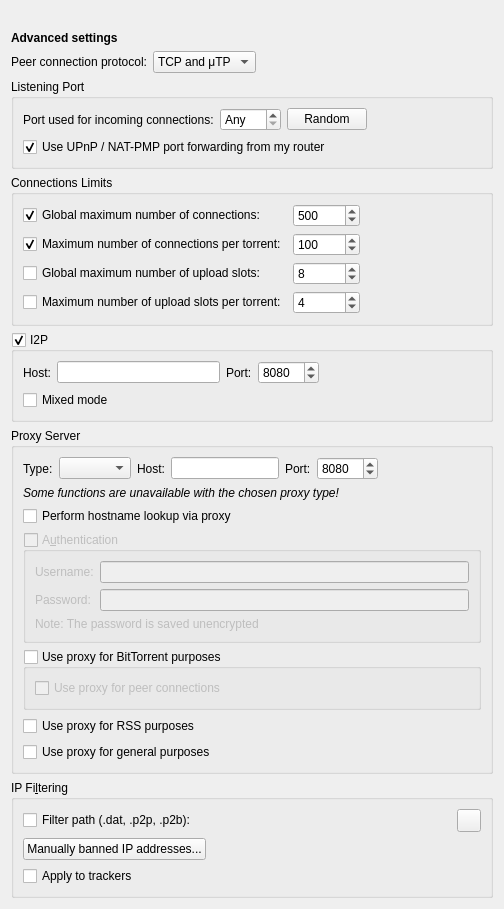
          <widget class="QWidget" name="scrollAreaWidgetContents_3">
           <property name="geometry">
            <rect>
             <x>0</x>
             <y>0</y>
             <width>504</width>
             <height>848</height>
            </rect>
           </property>
           <layout class="QVBoxLayout" name="verticalLayout_20">
            <item>
             <spacer name="verticalLayout_20AdvancedGap">
              <property name="orientation">
               <enum>Qt::Orientation::Vertical</enum>
              </property>
              <property name="sizeType">
               <enum>QSizePolicy::Policy::Fixed</enum>
              </property>
              <property name="sizeHint" stdset="0">
               <size>
                <width>20</width>
                <height>20</height>
               </size>
              </property>
             </spacer>
            </item>
            <item>
             <widget class="QLabel" name="verticalLayout_20AdvancedHeading">
              <property name="font">
               <font>
                <bold>true</bold>
               </font>
              </property>
              <property name="text">
               <string>Advanced settings</string>
              </property>
             </widget>
            </item>
            <item>
             <layout class="QHBoxLayout" name="horizontalLayout_12">
              <item>
               <widget class="QLabel" name="label_24">
                <property name="text">
                 <string>Peer connection protocol:</string>
                </property>
               </widget>
              </item>
              <item>
               <widget class="QComboBox" name="comboProtocol">
                <item>
                 <property name="text">
                  <string>TCP and μTP</string>
                 </property>
                </item>
                <item>
                 <property name="text">
                  <string notr="true">TCP</string>
                 </property>
                </item>
                <item>
                 <property name="text">
                  <string notr="true">μTP</string>
                 </property>
                </item>
               </widget>
              </item>
              <item>
               <spacer name="horizontalSpacer_23">
                <property name="orientation">
                 <enum>Qt::Orientation::Horizontal</enum>
                </property>
                <property name="sizeHint" stdset="0">
                 <size>
                  <width>40</width>
                  <height>20</height>
                 </size>
                </property>
               </spacer>
              </item>
             </layout>
            </item>
            <item>
             <widget class="QGroupBox" name="ListeningPortBox">
              <property name="title">
               <string>Listening Port</string>
              </property>
              <layout class="QVBoxLayout" name="listeningPortLayout">
               <item>
                <layout class="QHBoxLayout" name="listeningPortLayout2">
                 <item>
                  <widget class="QLabel" name="lbl_ports">
                   <property name="text">
                    <string>Port used for incoming connections:</string>
                   </property>
                  </widget>
                 </item>
                 <item>
                  <widget class="QSpinBox" name="spinPort">
                   <property name="toolTip">
                    <string>Set to 0 to let your system pick an unused port</string>
                   </property>
                   <property name="specialValueText">
                    <string>Any</string>
                   </property>
                   <property name="maximum">
                    <number>65535</number>
                   </property>
                  </widget>
                 </item>
                 <item>
                  <widget class="QPushButton" name="randomButton">
                   <property name="text">
                    <string>Random</string>
                   </property>
                  </widget>
                 </item>
                 <item>
                  <spacer name="horizontalSpacer_4">
                   <property name="orientation">
                    <enum>Qt::Orientation::Horizontal</enum>
                   </property>
                   <property name="sizeHint" stdset="0">
                    <size>
                     <width>40</width>
                     <height>20</height>
                    </size>
                   </property>
                  </spacer>
                 </item>
                </layout>
               </item>
               <item>
                <widget class="QCheckBox" name="checkUPnP">
                 <property name="text">
                  <string>Use UPnP / NAT-PMP port forwarding from my router</string>
                 </property>
                 <property name="checked">
                  <bool>true</bool>
                 </property>
                </widget>
               </item>
              </layout>
             </widget>
            </item>
            <item>
             <widget class="QGroupBox" name="nbConnecBox">
              <property name="title">
               <string>Connections Limits</string>
              </property>
              <layout class="QGridLayout" name="gridLayout">
               <item row="0" column="0">
                <widget class="QCheckBox" name="checkMaxConnections">
                 <property name="text">
                  <string>Global maximum number of connections:</string>
                 </property>
                 <property name="checked">
                  <bool>true</bool>
                 </property>
                </widget>
               </item>
               <item row="0" column="1">
                <widget class="QSpinBox" name="spinMaxConnec">
                 <property name="enabled">
                  <bool>true</bool>
                 </property>
                 <property name="minimum">
                  <number>2</number>
                 </property>
                 <property name="maximum">
                  <number>2147483647</number>
                 </property>
                 <property name="value">
                  <number>500</number>
                 </property>
                </widget>
               </item>
               <item row="0" column="2">
                <spacer name="horizontalSpacer_3">
                 <property name="orientation">
                  <enum>Qt::Orientation::Horizontal</enum>
                 </property>
                 <property name="sizeHint" stdset="0">
                  <size>
                   <width>40</width>
                   <height>20</height>
                  </size>
                 </property>
                </spacer>
               </item>
               <item row="1" column="0">
                <widget class="QCheckBox" name="checkMaxConnectionsPerTorrent">
                 <property name="text">
                  <string>Maximum number of connections per torrent:</string>
                 </property>
                 <property name="checked">
                  <bool>true</bool>
                 </property>
                </widget>
               </item>
               <item row="1" column="1">
                <widget class="QSpinBox" name="spinMaxConnecPerTorrent">
                 <property name="minimum">
                  <number>2</number>
                 </property>
                 <property name="maximum">
                  <number>2147483647</number>
                 </property>
                 <property name="value">
                  <number>100</number>
                 </property>
                </widget>
               </item>
               <item row="2" column="0">
                <widget class="QCheckBox" name="checkMaxUploads">
                 <property name="text">
                  <string>Global maximum number of upload slots:</string>
                 </property>
                </widget>
               </item>
               <item row="2" column="1">
                <widget class="QSpinBox" name="spinMaxUploads">
                 <property name="maximum">
                  <number>2147483647</number>
                 </property>
                 <property name="value">
                  <number>8</number>
                 </property>
                </widget>
               </item>
               <item row="3" column="0">
                <widget class="QCheckBox" name="checkMaxUploadsPerTorrent">
                 <property name="text">
                  <string>Maximum number of upload slots per torrent:</string>
                 </property>
                </widget>
               </item>
               <item row="3" column="1">
                <widget class="QSpinBox" name="spinMaxUploadsPerTorrent">
                 <property name="maximum">
                  <number>2147483647</number>
                 </property>
                 <property name="value">
                  <number>4</number>
                 </property>
                </widget>
               </item>
              </layout>
             </widget>
            </item>
            <item>
             <widget class="QGroupBox" name="groupI2P">
              <property name="title">
               <string>I2P</string>
              </property>
              <property name="checkable">
               <bool>true</bool>
              </property>
              <property name="checked">
               <bool>true</bool>
              </property>
              <layout class="QVBoxLayout" name="verticalLayout_40">
               <item>
                <layout class="QHBoxLayout" name="i2pLayout">
                 <item>
                  <widget class="QLabel" name="labelI2PHost">
                   <property name="text">
                    <string>Host:</string>
                   </property>
                  </widget>
                 </item>
                 <item>
                  <widget class="QLineEdit" name="textI2PHost"/>
                 </item>
                 <item>
                  <widget class="QLabel" name="labelI2PPort">
                   <property name="text">
                    <string>Port:</string>
                   </property>
                  </widget>
                 </item>
                 <item>
                  <widget class="QSpinBox" name="spinI2PPort">
                   <property name="minimum">
                    <number>1</number>
                   </property>
                   <property name="maximum">
                    <number>65535</number>
                   </property>
                   <property name="value">
                    <number>8080</number>
                   </property>
                  </widget>
                 </item>
                 <item>
                  <spacer name="horizontalSpacer_22">
                   <property name="orientation">
                    <enum>Qt::Orientation::Horizontal</enum>
                   </property>
                   <property name="sizeHint" stdset="0">
                    <size>
                     <width>40</width>
                     <height>20</height>
                    </size>
                   </property>
                  </spacer>
                 </item>
                </layout>
               </item>
               <item>
                <widget class="QCheckBox" name="checkI2PMixed">
                 <property name="toolTip">
                  <string>&lt;html&gt;&lt;head/&gt;&lt;body&gt;&lt;p&gt;If &quot;mixed mode&quot; is enabled I2P torrents are allowed to also get peers from other sources than the tracker, and connect to regular IPs, not providing any anonymization. This may be useful if the user is not interested in the anonymization of I2P, but still wants to be able to connect to I2P peers.&lt;/p&gt;&lt;/body&gt;&lt;/html&gt;</string>
                 </property>
                 <property name="text">
                  <string>Mixed mode</string>
                 </property>
                </widget>
               </item>
              </layout>
             </widget>
            </item>
            <item>
             <widget class="QGroupBox" name="groupProxy">
              <property name="enabled">
               <bool>true</bool>
              </property>
              <property name="title">
               <string>Proxy Server</string>
              </property>
              <layout class="QVBoxLayout" name="verticalLayout_29">
               <item>
                <layout class="QHBoxLayout" name="proxyTypeLayout">
                 <item>
                  <widget class="QLabel" name="ProxyType_lbl">
                   <property name="text">
                    <string>Type:</string>
                   </property>
                  </widget>
                 </item>
                 <item>
                  <widget class="QComboBox" name="comboProxyType"/>
                 </item>
                 <item>
                  <widget class="QLabel" name="lblProxyIP">
                   <property name="text">
                    <string>Host:</string>
                   </property>
                  </widget>
                 </item>
                 <item>
                  <widget class="QLineEdit" name="textProxyIP"/>
                 </item>
                 <item>
                  <widget class="QLabel" name="lblProxyPort">
                   <property name="text">
                    <string>Port:</string>
                   </property>
                  </widget>
                 </item>
                 <item>
                  <widget class="QSpinBox" name="spinProxyPort">
                   <property name="minimum">
                    <number>1</number>
                   </property>
                   <property name="maximum">
                    <number>65535</number>
                   </property>
                   <property name="value">
                    <number>8080</number>
                   </property>
                  </widget>
                 </item>
                 <item>
                  <spacer name="horizontalSpacer_24">
                   <property name="orientation">
                    <enum>Qt::Orientation::Horizontal</enum>
                   </property>
                   <property name="sizeHint" stdset="0">
                    <size>
                     <width>20</width>
                     <height>20</height>
                    </size>
                   </property>
                  </spacer>
                 </item>
                </layout>
               </item>
               <item>
                <widget class="QLabel" name="labelProxyTypeUnavailable">
                 <property name="font">
                  <font>
                   <italic>true</italic>
                  </font>
                 </property>
                 <property name="text">
                  <string>Some functions are unavailable with the chosen proxy type!</string>
                 </property>
                </widget>
               </item>
               <item>
                <widget class="QCheckBox" name="checkProxyHostnameLookup">
                 <property name="toolTip">
                  <string>If checked, hostname lookups are done via the proxy</string>
                 </property>
                 <property name="text">
                  <string>Perform hostname lookup via proxy</string>
                 </property>
                </widget>
               </item>
               <item>
                <widget class="QGroupBox" name="checkProxyAuth">
                 <property name="enabled">
                  <bool>false</bool>
                 </property>
                 <property name="title">
                  <string>A&amp;uthentication</string>
                 </property>
                 <property name="checkable">
                  <bool>true</bool>
                 </property>
                 <property name="checked">
                  <bool>false</bool>
                 </property>
                 <layout class="QVBoxLayout" name="verticalLayout_24">
                  <item>
                   <layout class="QGridLayout" name="gridLayout_12">
                    <item row="0" column="0">
                     <widget class="QLabel" name="lblProxyUsername">
                      <property name="text">
                       <string>Username:</string>
                      </property>
                     </widget>
                    </item>
                    <item row="0" column="1">
                     <widget class="QLineEdit" name="textProxyUsername"/>
                    </item>
                    <item row="1" column="0">
                     <widget class="QLabel" name="lblProxyPassword">
                      <property name="text">
                       <string>Password:</string>
                      </property>
                     </widget>
                    </item>
                    <item row="1" column="1">
                     <widget class="QLineEdit" name="textProxyPassword">
                      <property name="echoMode">
                       <enum>QLineEdit::EchoMode::Password</enum>
                      </property>
                     </widget>
                    </item>
                   </layout>
                  </item>
                  <item>
                   <widget class="QLabel" name="label_23">
                    <property name="text">
                     <string>Note: The password is saved unencrypted</string>
                    </property>
                   </widget>
                  </item>
                 </layout>
                </widget>
               </item>
               <item>
                <widget class="QGroupBox" name="checkProxyBitTorrent">
                 <property name="title">
                  <string>Use proxy for BitTorrent purposes</string>
                 </property>
                 <property name="checkable">
                  <bool>true</bool>
                 </property>
                 <property name="checked">
                  <bool>false</bool>
                 </property>
                 <layout class="QVBoxLayout" name="verticalLayoutProxyBitTorrent">
                  <item>
                   <widget class="QCheckBox" name="checkProxyPeerConnections">
                    <property name="toolTip">
                     <string>Otherwise, the proxy server is only used for tracker connections</string>
                    </property>
                    <property name="text">
                     <string>Use proxy for peer connections</string>
                    </property>
                   </widget>
                  </item>
                 </layout>
                </widget>
               </item>
               <item>
                <widget class="QCheckBox" name="checkProxyRSS">
                 <property name="toolTip">
                  <string>RSS feeds will use proxy</string>
                 </property>
                 <property name="text">
                  <string>Use proxy for RSS purposes</string>
                 </property>
                 <property name="checked">
                  <bool>false</bool>
                 </property>
                </widget>
               </item>
               <item>
                <widget class="QCheckBox" name="checkProxyMisc">
                 <property name="toolTip">
                  <string>Search engine, software updates or anything else will use proxy</string>
                 </property>
                 <property name="text">
                  <string>Use proxy for general purposes</string>
                 </property>
                 <property name="checked">
                  <bool>false</bool>
                 </property>
                </widget>
               </item>
              </layout>
             </widget>
            </item>
            <item>
             <widget class="QGroupBox" name="groupIPFilter">
              <property name="title">
               <string>IP Fi&amp;ltering</string>
              </property>
              <layout class="QVBoxLayout" name="verticalLayout_17">
               <item>
                <layout class="QHBoxLayout" name="horizontalLayout_11">
                 <item>
                  <widget class="QCheckBox" name="checkIPFilter">
                   <property name="text">
                    <string>Filter path (.dat, .p2p, .p2b):</string>
                   </property>
                  </widget>
                 </item>
                 <item>
                  <widget class="FileSystemPathLineEdit" name="textFilterPath" native="true"/>
                 </item>
                 <item>
                  <widget class="QToolButton" name="IpFilterRefreshBtn">
                   <property name="toolTip">
                    <string>Reload the filter</string>
                   </property>
                  </widget>
                 </item>
                </layout>
               </item>
               <item>
                <widget class="QPushButton" name="banListButton">
                 <property name="sizePolicy">
                  <sizepolicy hsizetype="Fixed" vsizetype="Fixed">
                   <horstretch>0</horstretch>
                   <verstretch>0</verstretch>
                  </sizepolicy>
                 </property>
                 <property name="text">
                  <string>Manually banned IP addresses...</string>
                 </property>
                </widget>
               </item>
               <item>
                <widget class="QCheckBox" name="checkIpFilterTrackers">
                 <property name="text">
                  <string>Apply to trackers</string>
                 </property>
                </widget>
               </item>
              </layout>
             </widget>
            </item>
            <item>
             <spacer name="verticalSpacer_3">
              <property name="orientation">
               <enum>Qt::Orientation::Vertical</enum>
              </property>
              <property name="sizeHint" stdset="0">
               <size>
                <width>20</width>
                <height>40</height>
               </size>
              </property>
             </spacer>
            </item>
           </layout>
          </widget>
